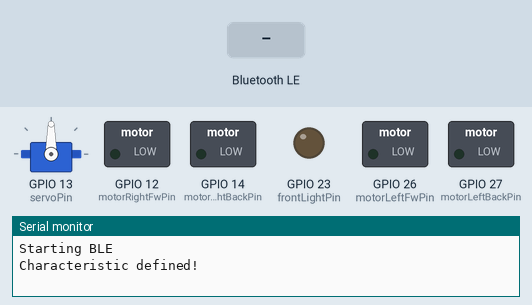
Recording of a sketch running on a simulated ESP32. Shown: servo, switched loads named in the sketch (green lamp = pin HIGH), output pins drawn as LEDs (lit = HIGH), the last lines printed to the serial monitor. Inputs (shaded band) come from the test bench. Nothing arrives over Bluetooth unless stated; a phone connects over Bluetooth LE 3 s after start.

Above: at 1.2 s.
1.3 s: Bluetooth LE write "vpred" received
At 1.9 s:
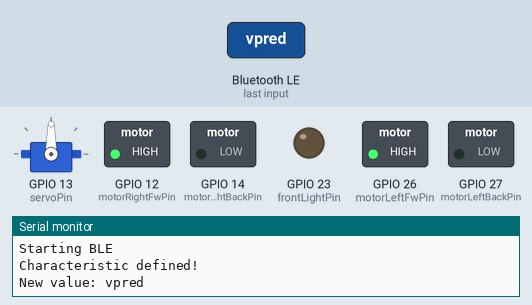
2.8 s: Bluetooth LE write "stop" received
At 3.1 s:
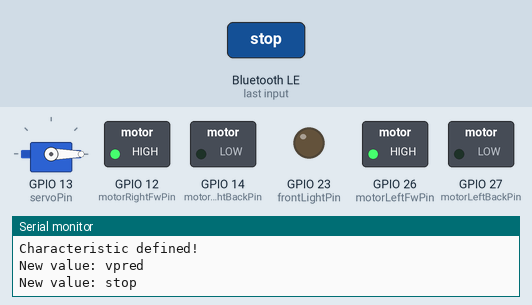
4.3 s: Bluetooth LE write "vzad" received
At 5.5 s:
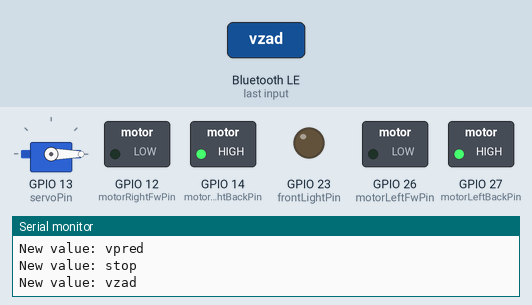
5.8 s: Bluetooth LE write "90" received
At 6.6 s:
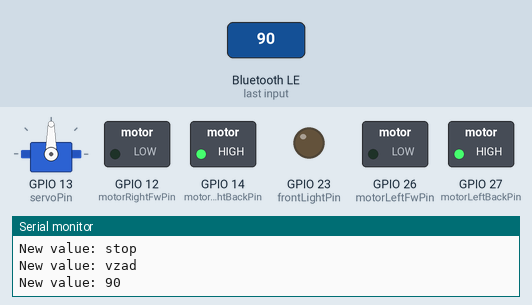
7.3 s: Bluetooth LE write "200" received
At 7.8 s:
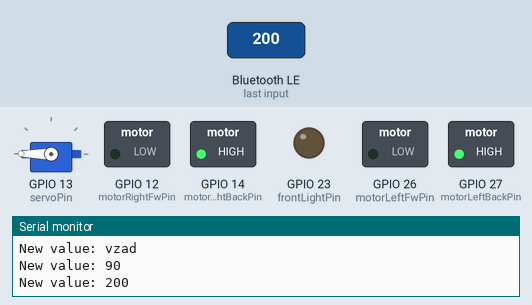
8.8 s: Bluetooth LE write "stop" received
At 10.2 s:
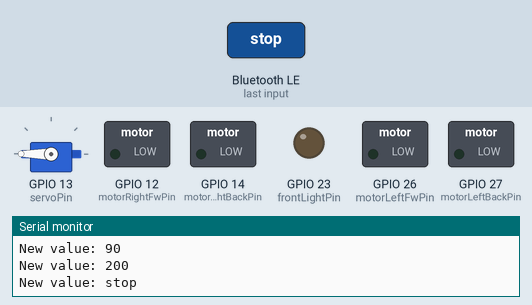
Timing chart, 0 to 11.3 s (numbered marks = the images above; inputs shaded):
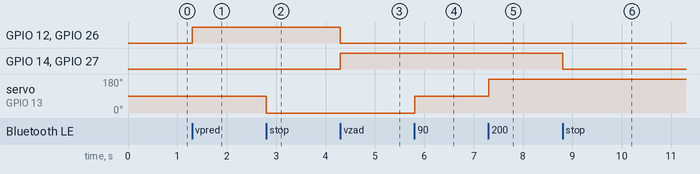

The sketch:

car_arduino_bt.ino
```cpp
#include <Servo.h>

#include <BLEDevice.h>
#include <BLEUtils.h>
#include <BLEServer.h>

// See the following for generating UUIDs:
// https://www.uuidgenerator.net/
#define SERVICE_UUID        "4fafc201-1fb5-459e-8fcc-c5c9c331914b"
#define CHARACTERISTIC_MOTOR_UUID "beb5483e-36e1-4688-b7f5-ea07361b26a8"
#define CHARACTERISTIC_ST_UUID "fea9e75c-d298-11ec-9d64-0242ac120002"

// GPIO pro ovladani svetel
const int frontLightPin = 23;

// GPIO piny pro ovladani motoru
// Levy motor
const int motorLeftFwPin = 26;
const int motorLeftBackPin = 27;

// Provy motor
const int motorRightFwPin = 12;
const int motorRightBackPin = 14;

// Rizeni prednich kol
const int servoPin = 13;

class MotorCallbackHandler: public BLECharacteristicCallbacks {

  void onWrite(BLECharacteristic *pCharacteristic) {

      std::string value = pCharacteristic->getValue();

    if (value.length() > 0) {
      Serial.print("New value: ");
      for (int i = 0; i < value.length(); i++) {
        Serial.print(String(value[i]));
      }
      Serial.println();

      if ( value == "stop"){

        digitalWrite(motorLeftBackPin, LOW);
        digitalWrite(motorLeftFwPin, LOW);

        digitalWrite(motorRightBackPin, LOW);
        digitalWrite(motorRightFwPin, LOW);

      } else if ( value == "vpred"){

        digitalWrite(motorLeftBackPin, LOW);
        digitalWrite(motorLeftFwPin, HIGH);

        digitalWrite(motorRightBackPin, LOW);
        digitalWrite(motorRightFwPin, HIGH);

      } else if ( value == "vzad"){

        digitalWrite(motorLeftFwPin, LOW);
        digitalWrite(motorLeftBackPin, HIGH);

        digitalWrite(motorRightFwPin, LOW);
        digitalWrite(motorRightBackPin, HIGH);
      }
    }
  }
};

class VolantCallbackHandler: public BLECharacteristicCallbacks {

  public:
    int pos = 90;

  public:

  void onWrite(BLECharacteristic *pCharacteristic) {

      std::string value = pCharacteristic->getValue();

    if (value.length() > 0) {
      Serial.print("New value: ");
      String stringPos = "";
      for (int i = 0; i < value.length(); i++) {
        stringPos += String(value[i]);
      }

      Serial.println(stringPos);

      pos = stringPos.toInt();
      //if ( pos > 0 && pos < 180 ) {
      //  Serial.println("Nastaveni volantu");
      //  servo.write(pos);
      //}
    }
  }
};

Servo servo;
BLECharacteristic *pCharacteristicDrive;
BLECharacteristic *pCharacteristicSt;
VolantCallbackHandler *pVolantCallbackHandler;

// the setup function runs once when you press reset or power the board
void setup() {

  Serial.begin(115200);

  servo.attach(servoPin);

  pinMode(frontLightPin, OUTPUT);
  digitalWrite(frontLightPin, LOW);

  // Initialize the output variables as outputs
  pinMode(motorLeftFwPin, OUTPUT);
  pinMode(motorLeftBackPin, OUTPUT);
  pinMode(motorRightFwPin, OUTPUT);
  pinMode(motorRightBackPin, OUTPUT);
  // Set outputs to LOW
  digitalWrite(motorLeftFwPin, LOW);
  digitalWrite(motorLeftBackPin, LOW);
  digitalWrite(motorRightFwPin, LOW);
  digitalWrite(motorRightBackPin, LOW);

  Serial.println("Starting BLE");

  BLEDevice::init("Auto Poskolak");
  BLEServer *pServer = BLEDevice::createServer();
  BLEService *pService = pServer->createService(SERVICE_UUID);

  pCharacteristicDrive = pService->createCharacteristic(
                                         CHARACTERISTIC_MOTOR_UUID,
                                         BLECharacteristic::PROPERTY_READ |
                                         BLECharacteristic::PROPERTY_WRITE
                                       );

  pCharacteristicDrive->setValue("stop");
  pCharacteristicDrive->setCallbacks(new MotorCallbackHandler());

 pCharacteristicSt = pService->createCharacteristic(
                                         CHARACTERISTIC_ST_UUID,
                                         BLECharacteristic::PROPERTY_READ |
                                         BLECharacteristic::PROPERTY_WRITE
                                       );

  pCharacteristicSt->setValue("90");
  pVolantCallbackHandler = new VolantCallbackHandler();
  pCharacteristicSt->setCallbacks(pVolantCallbackHandler);

  pService->start();
  BLEAdvertising *pAdvertising = BLEDevice::getAdvertising();
  pAdvertising->addServiceUUID(SERVICE_UUID);
  pAdvertising->setScanResponse(true);
  pAdvertising->setMinPreferred(0x06);
  pAdvertising->setMinPreferred(0x12);
  BLEDevice::startAdvertising();

  Serial.println("Characteristic defined!");
}

// the loop function runs over and over again forever
void loop() {

  servo.write(pVolantCallbackHandler->pos);
  delay(25);
}
```

Measured:
- after the input at 1.3 s, GPIO 12 (motorRightFwPin), GPIO 26 (motorLeftFwPin): LOW → HIGH at once
- after the input at 2.8 s, servo on GPIO 13 (servoPin): 90° → 0° at once
- after the input at 4.3 s, GPIO 12 (motorRightFwPin), GPIO 26 (motorLeftFwPin): HIGH → LOW at once; GPIO 14 (motorRightBackPin), GPIO 27 (motorLeftBackPin): LOW → HIGH at once
- after the input at 5.8 s, servo on GPIO 13 (servoPin): 0° → 90° at once
- after the input at 7.3 s, servo on GPIO 13 (servoPin): 90° → 180° at once
- after the input at 8.8 s, GPIO 14 (motorRightBackPin), GPIO 27 (motorLeftBackPin): HIGH → LOW at once
